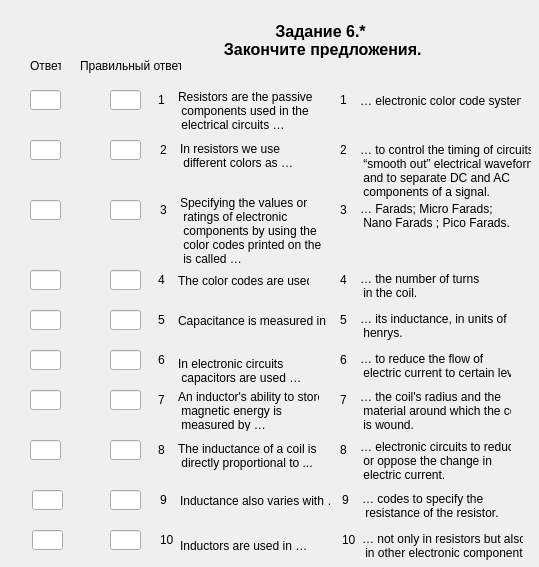
<?xml version="1.0" encoding="UTF-8"?>
<ui version="4.0">
 <class>Zadanie6_part2_var1</class>
 <widget class="QWidget" name="Zadanie6_part2_var1">
  <property name="geometry">
   <rect>
    <x>0</x>
    <y>0</y>
    <width>539</width>
    <height>567</height>
   </rect>
  </property>
  <property name="windowTitle">
   <string>Form</string>
  </property>
  <widget class="QLabel" name="label_title">
   <property name="geometry">
    <rect>
     <x>130</x>
     <y>20</y>
     <width>381</width>
     <height>41</height>
    </rect>
   </property>
   <property name="font">
    <font>
     <pointsize>12</pointsize>
     <weight>75</weight>
     <bold>true</bold>
     <strikeout>false</strikeout>
    </font>
   </property>
   <property name="cursor">
    <cursorShape>ArrowCursor</cursorShape>
   </property>
   <property name="text">
    <string>Задание 6.*
 Закончите предложения.</string>
   </property>
   <property name="textFormat">
    <enum>Qt::AutoText</enum>
   </property>
   <property name="alignment">
    <set>Qt::AlignCenter</set>
   </property>
  </widget>
  <widget class="QLabel" name="label_word_5">
   <property name="geometry">
    <rect>
     <x>178</x>
     <y>310</y>
     <width>151</width>
     <height>21</height>
    </rect>
   </property>
   <property name="text">
    <string>Capacitance is measured in …</string>
   </property>
  </widget>
  <widget class="QLineEdit" name="lineEdit_answer_10">
   <property name="geometry">
    <rect>
     <x>32</x>
     <y>530</y>
     <width>31</width>
     <height>20</height>
    </rect>
   </property>
  </widget>
  <widget class="QLabel" name="label_number_8">
   <property name="geometry">
    <rect>
     <x>158</x>
     <y>440</y>
     <width>16</width>
     <height>20</height>
    </rect>
   </property>
   <property name="text">
    <string>8</string>
   </property>
  </widget>
  <widget class="QLineEdit" name="lineEdit_answer_3">
   <property name="geometry">
    <rect>
     <x>30</x>
     <y>200</y>
     <width>31</width>
     <height>20</height>
    </rect>
   </property>
  </widget>
  <widget class="QLabel" name="label_number_10">
   <property name="geometry">
    <rect>
     <x>160</x>
     <y>530</y>
     <width>16</width>
     <height>20</height>
    </rect>
   </property>
   <property name="text">
    <string>10</string>
   </property>
  </widget>
  <widget class="QLabel" name="label_word_9">
   <property name="geometry">
    <rect>
     <x>180</x>
     <y>490</y>
     <width>151</width>
     <height>21</height>
    </rect>
   </property>
   <property name="text">
    <string>Inductance also varies with …</string>
   </property>
  </widget>
  <widget class="QLabel" name="label_number_1">
   <property name="geometry">
    <rect>
     <x>158</x>
     <y>90</y>
     <width>16</width>
     <height>20</height>
    </rect>
   </property>
   <property name="text">
    <string>1</string>
   </property>
  </widget>
  <widget class="QLineEdit" name="lineEdit_answer_6">
   <property name="geometry">
    <rect>
     <x>30</x>
     <y>350</y>
     <width>31</width>
     <height>20</height>
    </rect>
   </property>
  </widget>
  <widget class="QLineEdit" name="lineEdit_answer_8">
   <property name="geometry">
    <rect>
     <x>30</x>
     <y>440</y>
     <width>31</width>
     <height>20</height>
    </rect>
   </property>
  </widget>
  <widget class="QLabel" name="label_number_4">
   <property name="geometry">
    <rect>
     <x>158</x>
     <y>270</y>
     <width>16</width>
     <height>20</height>
    </rect>
   </property>
   <property name="text">
    <string>4</string>
   </property>
  </widget>
  <widget class="QLabel" name="label_word_3">
   <property name="geometry">
    <rect>
     <x>180</x>
     <y>190</y>
     <width>141</width>
     <height>81</height>
    </rect>
   </property>
   <property name="text">
    <string>Specifying the values or
 ratings of electronic
 components by using the
 color codes printed on them
 is called …</string>
   </property>
  </widget>
  <widget class="QLabel" name="label_word_4">
   <property name="geometry">
    <rect>
     <x>178</x>
     <y>270</y>
     <width>131</width>
     <height>21</height>
    </rect>
   </property>
   <property name="text">
    <string>The color codes are used …</string>
   </property>
  </widget>
  <widget class="QLineEdit" name="lineEdit_answer_9">
   <property name="geometry">
    <rect>
     <x>32</x>
     <y>490</y>
     <width>31</width>
     <height>20</height>
    </rect>
   </property>
  </widget>
  <widget class="QLabel" name="label_word_1">
   <property name="geometry">
    <rect>
     <x>178</x>
     <y>90</y>
     <width>141</width>
     <height>41</height>
    </rect>
   </property>
   <property name="text">
    <string>Resistors are the passive
 components used in the
 electrical circuits …</string>
   </property>
  </widget>
  <widget class="QLabel" name="label_number_9">
   <property name="geometry">
    <rect>
     <x>160</x>
     <y>490</y>
     <width>16</width>
     <height>20</height>
    </rect>
   </property>
   <property name="text">
    <string>9</string>
   </property>
  </widget>
  <widget class="QLabel" name="label_word_8">
   <property name="geometry">
    <rect>
     <x>178</x>
     <y>440</y>
     <width>141</width>
     <height>31</height>
    </rect>
   </property>
   <property name="text">
    <string>The inductance of a coil is
 directly proportional to ...</string>
   </property>
  </widget>
  <widget class="QLabel" name="label_word_7">
   <property name="geometry">
    <rect>
     <x>178</x>
     <y>390</y>
     <width>141</width>
     <height>41</height>
    </rect>
   </property>
   <property name="text">
    <string>An inductor's ability to store
 magnetic energy is
 measured by …</string>
   </property>
  </widget>
  <widget class="QLabel" name="label_word_10">
   <property name="geometry">
    <rect>
     <x>180</x>
     <y>530</y>
     <width>141</width>
     <height>31</height>
    </rect>
   </property>
   <property name="text">
    <string>Inductors are used in …</string>
   </property>
  </widget>
  <widget class="QLabel" name="label_word_2">
   <property name="geometry">
    <rect>
     <x>180</x>
     <y>140</y>
     <width>131</width>
     <height>31</height>
    </rect>
   </property>
   <property name="text">
    <string>In resistors we use
 different colors as …</string>
   </property>
  </widget>
  <widget class="QLineEdit" name="lineEdit_answer_4">
   <property name="geometry">
    <rect>
     <x>30</x>
     <y>270</y>
     <width>31</width>
     <height>20</height>
    </rect>
   </property>
  </widget>
  <widget class="QLineEdit" name="lineEdit_answer_2">
   <property name="geometry">
    <rect>
     <x>30</x>
     <y>140</y>
     <width>31</width>
     <height>20</height>
    </rect>
   </property>
  </widget>
  <widget class="QLabel" name="label_number_6">
   <property name="geometry">
    <rect>
     <x>158</x>
     <y>350</y>
     <width>16</width>
     <height>20</height>
    </rect>
   </property>
   <property name="text">
    <string>6</string>
   </property>
  </widget>
  <widget class="QLineEdit" name="lineEdit_answer_7">
   <property name="geometry">
    <rect>
     <x>30</x>
     <y>390</y>
     <width>31</width>
     <height>20</height>
    </rect>
   </property>
  </widget>
  <widget class="QLabel" name="label_number_7">
   <property name="geometry">
    <rect>
     <x>158</x>
     <y>390</y>
     <width>16</width>
     <height>20</height>
    </rect>
   </property>
   <property name="text">
    <string>7</string>
   </property>
  </widget>
  <widget class="QLineEdit" name="lineEdit_answer_1">
   <property name="geometry">
    <rect>
     <x>30</x>
     <y>90</y>
     <width>31</width>
     <height>20</height>
    </rect>
   </property>
   <property name="text">
    <string/>
   </property>
  </widget>
  <widget class="QLabel" name="label_number_2">
   <property name="geometry">
    <rect>
     <x>160</x>
     <y>140</y>
     <width>16</width>
     <height>20</height>
    </rect>
   </property>
   <property name="text">
    <string>2</string>
   </property>
  </widget>
  <widget class="QLabel" name="label_number_5">
   <property name="geometry">
    <rect>
     <x>158</x>
     <y>310</y>
     <width>16</width>
     <height>20</height>
    </rect>
   </property>
   <property name="text">
    <string>5</string>
   </property>
  </widget>
  <widget class="QLabel" name="label_number_3">
   <property name="geometry">
    <rect>
     <x>160</x>
     <y>200</y>
     <width>16</width>
     <height>20</height>
    </rect>
   </property>
   <property name="text">
    <string>3</string>
   </property>
  </widget>
  <widget class="QLabel" name="label_word_6">
   <property name="geometry">
    <rect>
     <x>178</x>
     <y>350</y>
     <width>141</width>
     <height>41</height>
    </rect>
   </property>
   <property name="text">
    <string>In electronic circuits
 capacitors are used …</string>
   </property>
  </widget>
  <widget class="QLineEdit" name="lineEdit_answer_5">
   <property name="geometry">
    <rect>
     <x>30</x>
     <y>310</y>
     <width>31</width>
     <height>20</height>
    </rect>
   </property>
  </widget>
  <widget class="QLabel" name="label_word_16">
   <property name="geometry">
    <rect>
     <x>362</x>
     <y>530</y>
     <width>161</width>
     <height>31</height>
    </rect>
   </property>
   <property name="text">
    <string>… not only in resistors but also
 in other electronic components.</string>
   </property>
  </widget>
  <widget class="QLabel" name="label_word_17">
   <property name="geometry">
    <rect>
     <x>360</x>
     <y>270</y>
     <width>151</width>
     <height>31</height>
    </rect>
   </property>
   <property name="text">
    <string>… the number of turns
 in the coil.</string>
   </property>
  </widget>
  <widget class="QLabel" name="label_word_18">
   <property name="geometry">
    <rect>
     <x>362</x>
     <y>490</y>
     <width>151</width>
     <height>31</height>
    </rect>
   </property>
   <property name="text">
    <string>… codes to specify the
 resistance of the resistor.</string>
   </property>
  </widget>
  <widget class="QLabel" name="label_word_20">
   <property name="geometry">
    <rect>
     <x>360</x>
     <y>390</y>
     <width>151</width>
     <height>41</height>
    </rect>
   </property>
   <property name="text">
    <string>… the coil's radius and the
 material around which the coil
 is wound.</string>
   </property>
  </widget>
  <widget class="QLabel" name="label_word_21">
   <property name="geometry">
    <rect>
     <x>360</x>
     <y>440</y>
     <width>151</width>
     <height>41</height>
    </rect>
   </property>
   <property name="text">
    <string>… electronic circuits to reduce
 or oppose the change in
 electric current.</string>
   </property>
  </widget>
  <widget class="QLabel" name="label_word_23">
   <property name="geometry">
    <rect>
     <x>360</x>
     <y>200</y>
     <width>151</width>
     <height>31</height>
    </rect>
   </property>
   <property name="text">
    <string>… Farads; Micro Farads;
 Nano Farads ; Pico Farads.</string>
   </property>
  </widget>
  <widget class="QLabel" name="label_word_24">
   <property name="geometry">
    <rect>
     <x>360</x>
     <y>350</y>
     <width>151</width>
     <height>31</height>
    </rect>
   </property>
   <property name="text">
    <string>… to reduce the flow of
 electric current to certain level.</string>
   </property>
  </widget>
  <widget class="QLabel" name="label_word_26">
   <property name="geometry">
    <rect>
     <x>360</x>
     <y>310</y>
     <width>151</width>
     <height>31</height>
    </rect>
   </property>
   <property name="text">
    <string>… its inductance, in units of
 henrys.</string>
   </property>
  </widget>
  <widget class="QLabel" name="label_word_29">
   <property name="geometry">
    <rect>
     <x>360</x>
     <y>90</y>
     <width>161</width>
     <height>21</height>
    </rect>
   </property>
   <property name="text">
    <string>… electronic color code system.</string>
   </property>
  </widget>
  <widget class="QLabel" name="label_word_30">
   <property name="geometry">
    <rect>
     <x>360</x>
     <y>140</y>
     <width>171</width>
     <height>61</height>
    </rect>
   </property>
   <property name="text">
    <string>… to control the timing of circuits,
 “smooth out” electrical waveforms
 and to separate DC and AC
 components of a signal.</string>
   </property>
  </widget>
  <widget class="QLabel" name="label_number_11">
   <property name="geometry">
    <rect>
     <x>340</x>
     <y>90</y>
     <width>16</width>
     <height>20</height>
    </rect>
   </property>
   <property name="text">
    <string>1</string>
   </property>
  </widget>
  <widget class="QLabel" name="label_number_12">
   <property name="geometry">
    <rect>
     <x>340</x>
     <y>140</y>
     <width>16</width>
     <height>20</height>
    </rect>
   </property>
   <property name="text">
    <string>2</string>
   </property>
  </widget>
  <widget class="QLabel" name="label_number_13">
   <property name="geometry">
    <rect>
     <x>340</x>
     <y>200</y>
     <width>16</width>
     <height>20</height>
    </rect>
   </property>
   <property name="text">
    <string>3</string>
   </property>
  </widget>
  <widget class="QLabel" name="label_number_14">
   <property name="geometry">
    <rect>
     <x>340</x>
     <y>270</y>
     <width>16</width>
     <height>20</height>
    </rect>
   </property>
   <property name="text">
    <string>4</string>
   </property>
  </widget>
  <widget class="QLabel" name="label_number_15">
   <property name="geometry">
    <rect>
     <x>340</x>
     <y>350</y>
     <width>16</width>
     <height>20</height>
    </rect>
   </property>
   <property name="text">
    <string>6</string>
   </property>
  </widget>
  <widget class="QLabel" name="label_number_16">
   <property name="geometry">
    <rect>
     <x>340</x>
     <y>390</y>
     <width>16</width>
     <height>20</height>
    </rect>
   </property>
   <property name="text">
    <string>7</string>
   </property>
  </widget>
  <widget class="QLabel" name="label_number_17">
   <property name="geometry">
    <rect>
     <x>342</x>
     <y>530</y>
     <width>16</width>
     <height>20</height>
    </rect>
   </property>
   <property name="text">
    <string>10</string>
   </property>
  </widget>
  <widget class="QLabel" name="label_number_18">
   <property name="geometry">
    <rect>
     <x>340</x>
     <y>310</y>
     <width>16</width>
     <height>20</height>
    </rect>
   </property>
   <property name="text">
    <string>5</string>
   </property>
  </widget>
  <widget class="QLabel" name="label_number_19">
   <property name="geometry">
    <rect>
     <x>342</x>
     <y>490</y>
     <width>16</width>
     <height>20</height>
    </rect>
   </property>
   <property name="text">
    <string>9</string>
   </property>
  </widget>
  <widget class="QLabel" name="label_number_20">
   <property name="geometry">
    <rect>
     <x>340</x>
     <y>440</y>
     <width>16</width>
     <height>20</height>
    </rect>
   </property>
   <property name="text">
    <string>8</string>
   </property>
  </widget>
  <widget class="QLineEdit" name="lineEdit_answer_11">
   <property name="geometry">
    <rect>
     <x>110</x>
     <y>90</y>
     <width>31</width>
     <height>20</height>
    </rect>
   </property>
  </widget>
  <widget class="QLineEdit" name="lineEdit_answer_12">
   <property name="geometry">
    <rect>
     <x>110</x>
     <y>140</y>
     <width>31</width>
     <height>20</height>
    </rect>
   </property>
  </widget>
  <widget class="QLineEdit" name="lineEdit_answer_13">
   <property name="geometry">
    <rect>
     <x>110</x>
     <y>200</y>
     <width>31</width>
     <height>20</height>
    </rect>
   </property>
  </widget>
  <widget class="QLineEdit" name="lineEdit_answer_14">
   <property name="geometry">
    <rect>
     <x>110</x>
     <y>270</y>
     <width>31</width>
     <height>20</height>
    </rect>
   </property>
  </widget>
  <widget class="QLineEdit" name="lineEdit_answer_15">
   <property name="geometry">
    <rect>
     <x>110</x>
     <y>310</y>
     <width>31</width>
     <height>20</height>
    </rect>
   </property>
  </widget>
  <widget class="QLineEdit" name="lineEdit_answer_16">
   <property name="geometry">
    <rect>
     <x>110</x>
     <y>350</y>
     <width>31</width>
     <height>20</height>
    </rect>
   </property>
  </widget>
  <widget class="QLineEdit" name="lineEdit_answer_17">
   <property name="geometry">
    <rect>
     <x>110</x>
     <y>390</y>
     <width>31</width>
     <height>20</height>
    </rect>
   </property>
  </widget>
  <widget class="QLineEdit" name="lineEdit_answer_18">
   <property name="geometry">
    <rect>
     <x>110</x>
     <y>440</y>
     <width>31</width>
     <height>20</height>
    </rect>
   </property>
  </widget>
  <widget class="QLineEdit" name="lineEdit_answer_19">
   <property name="geometry">
    <rect>
     <x>110</x>
     <y>490</y>
     <width>31</width>
     <height>20</height>
    </rect>
   </property>
  </widget>
  <widget class="QLineEdit" name="lineEdit_answer_20">
   <property name="geometry">
    <rect>
     <x>110</x>
     <y>530</y>
     <width>31</width>
     <height>20</height>
    </rect>
   </property>
  </widget>
  <widget class="QLabel" name="label">
   <property name="geometry">
    <rect>
     <x>80</x>
     <y>50</y>
     <width>101</width>
     <height>31</height>
    </rect>
   </property>
   <property name="text">
    <string>Правильный ответ</string>
   </property>
  </widget>
  <widget class="QLabel" name="label_2">
   <property name="geometry">
    <rect>
     <x>30</x>
     <y>50</y>
     <width>31</width>
     <height>31</height>
    </rect>
   </property>
   <property name="text">
    <string>Ответ</string>
   </property>
  </widget>
  <widget class="QLabel" name="label_img">
   <property name="geometry">
    <rect>
     <x>0</x>
     <y>0</y>
     <width>541</width>
     <height>571</height>
    </rect>
   </property>
   <property name="text">
    <string/>
   </property>
   <property name="pixmap">
    <pixmap>../../../img/for_test3.jpg</pixmap>
   </property>
  </widget>
  <zorder>label_img</zorder>
  <zorder>label_title</zorder>
  <zorder>label_word_5</zorder>
  <zorder>lineEdit_answer_10</zorder>
  <zorder>label_number_8</zorder>
  <zorder>lineEdit_answer_3</zorder>
  <zorder>label_number_10</zorder>
  <zorder>label_word_9</zorder>
  <zorder>label_number_1</zorder>
  <zorder>lineEdit_answer_6</zorder>
  <zorder>lineEdit_answer_8</zorder>
  <zorder>label_number_4</zorder>
  <zorder>label_word_3</zorder>
  <zorder>label_word_4</zorder>
  <zorder>lineEdit_answer_9</zorder>
  <zorder>label_word_1</zorder>
  <zorder>label_number_9</zorder>
  <zorder>label_word_8</zorder>
  <zorder>label_word_7</zorder>
  <zorder>label_word_10</zorder>
  <zorder>label_word_2</zorder>
  <zorder>lineEdit_answer_4</zorder>
  <zorder>lineEdit_answer_2</zorder>
  <zorder>label_number_6</zorder>
  <zorder>lineEdit_answer_7</zorder>
  <zorder>label_number_7</zorder>
  <zorder>lineEdit_answer_1</zorder>
  <zorder>label_number_2</zorder>
  <zorder>label_number_5</zorder>
  <zorder>label_number_3</zorder>
  <zorder>label_word_6</zorder>
  <zorder>lineEdit_answer_5</zorder>
  <zorder>label_word_16</zorder>
  <zorder>label_word_17</zorder>
  <zorder>label_word_18</zorder>
  <zorder>label_word_20</zorder>
  <zorder>label_word_21</zorder>
  <zorder>label_word_23</zorder>
  <zorder>label_word_24</zorder>
  <zorder>label_word_26</zorder>
  <zorder>label_word_29</zorder>
  <zorder>label_word_30</zorder>
  <zorder>label_number_11</zorder>
  <zorder>label_number_12</zorder>
  <zorder>label_number_13</zorder>
  <zorder>label_number_14</zorder>
  <zorder>label_number_15</zorder>
  <zorder>label_number_16</zorder>
  <zorder>label_number_17</zorder>
  <zorder>label_number_18</zorder>
  <zorder>label_number_19</zorder>
  <zorder>label_number_20</zorder>
  <zorder>lineEdit_answer_11</zorder>
  <zorder>lineEdit_answer_12</zorder>
  <zorder>lineEdit_answer_13</zorder>
  <zorder>lineEdit_answer_14</zorder>
  <zorder>lineEdit_answer_15</zorder>
  <zorder>lineEdit_answer_16</zorder>
  <zorder>lineEdit_answer_17</zorder>
  <zorder>lineEdit_answer_18</zorder>
  <zorder>lineEdit_answer_19</zorder>
  <zorder>lineEdit_answer_20</zorder>
  <zorder>label</zorder>
  <zorder>label_2</zorder>
 </widget>
 <resources/>
 <connections/>
</ui>
